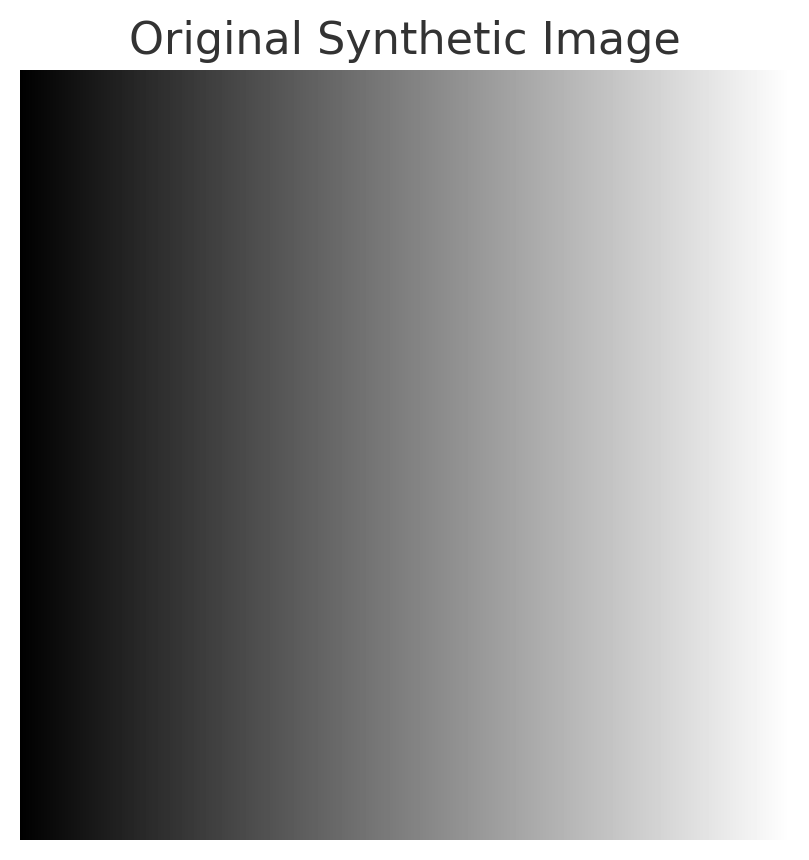
#> input picture 02_ImageFiltering/01_PointFiltering/01_Images/SyntheticImage_Base.png, 809 x 860 px
$ python brightness_adjustment.py
#> lines starting #> are read from the running program, lines starting #| are printed output that depends on the picture
import cv2
import numpy as np

def adjust_brightness(image, value):
    return np.clip(image + value, 0, 255).astype(np.uint8)

# Load an image in grayscale
image = cv2.imread('../01_Images/SyntheticImage_Base.png', cv2.IMREAD_GRAYSCALE)
#> image is the input picture: shape (860, 809); min 0, max 255, mean 144.8
brightness_adjusted = adjust_brightness(image, 50)
#> in adjust_brightness, `return np.clip(image + value, 0, 255).astype(np.uint8)`:
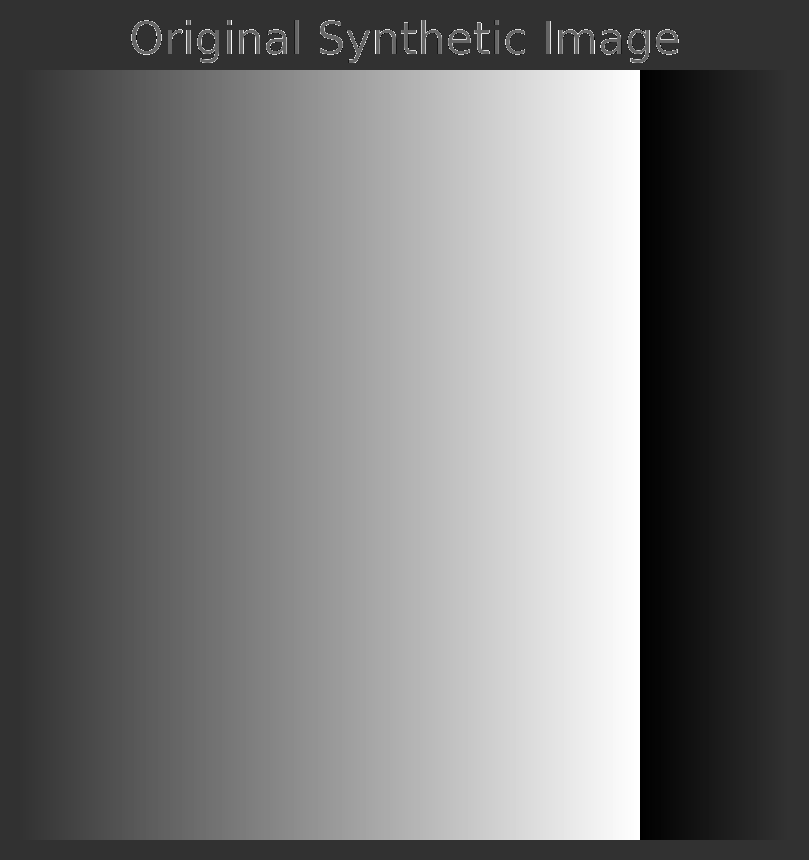
#> returned value: shape (860, 809); min 0, max 255, mean 116.6

cv2.imwrite('brightness_adjustment.png', brightness_adjusted)
